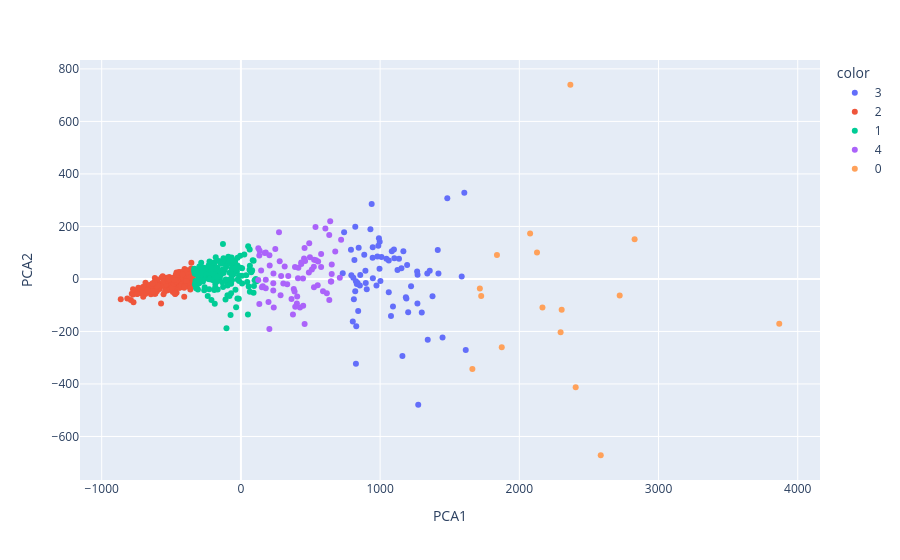

Source (notebook cell):
### Code cell
# Visualiser les classes suivant les deux composantes en utilisant plotly.express
fig = px.scatter(df_pca, x = 'PCA1', y = 'PCA2',color=kmeans_partition.astype(str))
fig.show()

### Figure 1 — Plotly figure (JSON) as saved in the notebook; plotly's stock layout.template omitted (floating-point values rounded to 4 significant figures; data arrays with more than 128 entries replaced by an {"elided": "..."} marker saying what was removed)
{"data": [{"hovertemplate": "color=3<br>PCA1=%{x}<br>PCA2=%{y}<extra></extra>", "legendgroup": "3", "marker": {"color": "#636efa", "symbol": "circle"}, "mode": "markers", "name": "3", "orientation": "v", "showlegend": true, "type": "scatter", "x": [1160.0, 1269.0, 995.8, 930.3, 821.2, 1615.0, 1274.0, 904.0, 1062.0, 897.0, 807.6, 1342.0, 1092.0, 828.6, 811.4, 946.9, 838.2, 854.6, 1062.0, 793.5, 1605.0, 815.3, 886.0, 826.1, 790.6, 1448.0, 842.4, 1376.0, 947.9, 1483.0, 997.1, 1268.0, 1194.0, 1084.0, 1339.0, 1189.0, 1201.0, 1185.0, 1153.0, 973.9, 894.4, 1299.0, 1010.0, 987.0, 1222.0, 1078.0, 845.9, 1102.0, 980.5, 1586.0, 939.4, 1266.0, 1419.0, 826.2, 821.6, 857.4, 1356.0, 741.4, 803.7, 1002.0, 832.6, 1099.0, 731.4, 946.3, 991.4, 1136.0, 1167.0, 1414.0, 1045.0, 1125.0], "xaxis": "x", "y": [-293.9, 15.63, 39.16, 189.3, -47.15, -270.3, -479.3, -38.91, -50.24, -15.17, 4.271, -231.1, -105.0, -180.7, -77.42, 120.6, -15.47, -25.18, 69.83, 14.43, 328.7, 72.15, 91.83, -8.925, 111.3, -223.2, -122.2, -65.76, 2.668, 307.4, 141.2, -93.6, 53.18, 105.7, 20.73, -74.67, -126.9, -70.07, 41.07, -24.59, 31.33, -127.5, 83.91, 126.6, -27.8, -141.3, 119.0, 78.99, 85.5, 8.948, 285.9, 28.64, 20.36, -322.9, 198.7, 14.63, 31.0, 178.1, -162.1, -7.998, -19.68, 112.6, 22.0, 81.05, 154.5, 77.07, 105.6, 110.2, 77.06, 34.13], "yaxis": "y"}, {"hovertemplate": "color=2<br>PCA1=%{x}<br>PCA2=%{y}<extra></extra>", "legendgroup": "2", "marker": {"color": "#EF553B", "symbol": "circle"}, "mode": "markers", "name": "2", "orientation": "v", "showlegend": true, "type": "scatter", "x": {"elided": "216 float values"}, "xaxis": "x", "y": {"elided": "216 float values"}, "yaxis": "y"}, {"hovertemplate": "color=1<br>PCA1=%{x}<br>PCA2=%{y}<extra></extra>", "legendgroup": "1", "marker": {"color": "#00cc96", "symbol": "circle"}, "mode": "markers", "name": "1", "orientation": "v", "showlegend": true, "type": "scatter", "x": {"elided": "193 float values"}, "xaxis": "x", "y": {"elided": "193 float values"}, "yaxis": "y"}, {"hovertemplate": "color=4<br>PCA1=%{x}<br>PCA2=%{y}<extra></extra>", "legendgroup": "4", "marker": {"color": "#ab63fa", "symbol": "circle"}, "mode": "markers", "name": "4", "orientation": "v", "showlegend": true, "type": "scatter", "x": [304.7, 424.4, 634.5, 235.9, 447.4, 634.9, 677.8, 373.7, 453.7, 524.9, 404.4, 410.0, 576.4, 157.4, 379.6, 606.8, 150.8, 198.3, 402.2, 495.9, 284.9, 332.8, 385.4, 523.9, 247.1, 446.2, 232.5, 178.7, 390.2, 652.6, 490.8, 132.4, 461.2, 204.4, 124.7, 412.9, 273.6, 232.6, 388.5, 589.8, 719.9, 433.7, 363.6, 178.6, 433.3, 509.7, 145.4, 617.2, 554.8, 535.9, 206.7, 710.5, 288.8, 171.3, 233.8, 551.7, 178.5, 204.8, 340.3, 641.5, 457.7, 539.4, 132.2, 576.2, 488.4, 525.7, 646.0, 648.8, 134.5, 278.7, 457.3, 652.2, 125.3, 314.5], "xaxis": "x", "y": [-17.73, -109.2, 167.2, -108.4, -102.2, -79.93, 104.8, -135.3, 77.4, -31.23, -67.08, 2.864, 95.45, -28.16, -38.2, 191.9, -31.27, -87.51, -93.71, 82.42, -62.39, -20.22, -47.38, 46.05, 114.3, 1.225, -44.38, 100.3, -106.2, 55.35, 135.8, -95.38, 67.94, -190.4, -3.634, 42.59, 178.2, -16.61, 45.55, -46.66, 149.7, 56.67, -76.69, -3.327, 62.78, 35.9, 32.5, -54.54, 66.05, 198.0, 50.76, 4.612, 11.24, 98.38, 20.26, -24.06, -35.05, 90.21, 11.24, 220.0, -171.3, 70.83, 89.36, 45.17, 24.94, 73.28, -9.448, -9.678, 107.5, 67.77, 117.7, 18.51, 116.5, 47.55], "yaxis": "y"}, {"hovertemplate": "color=0<br>PCA1=%{x}<br>PCA2=%{y}<extra></extra>", "legendgroup": "0", "marker": {"color": "#FFA15A", "symbol": "circle"}, "mode": "markers", "name": "0", "orientation": "v", "showlegend": true, "type": "scatter", "x": [1874.0, 2077.0, 1716.0, 1839.0, 2828.0, 2367.0, 1663.0, 2296.0, 2585.0, 1726.0, 2304.0, 2721.0, 2405.0, 3867.0, 2166.0, 2127.0], "xaxis": "x", "y": [-260.2, 173.5, -36.55, 91.29, 151.2, 739.6, -343.3, -203.1, -671.5, -64.81, -117.5, -62.74, -412.3, -171.0, -108.4, 100.3], "yaxis": "y"}], "layout": {"legend": {"title": {"text": "color"}, "tracegroupgap": 0}, "margin": {"t": 60}, "xaxis": {"anchor": "y", "domain": [0, 1], "title": {"text": "PCA1"}}, "yaxis": {"anchor": "x", "domain": [0, 1], "title": {"text": "PCA2"}}}}
